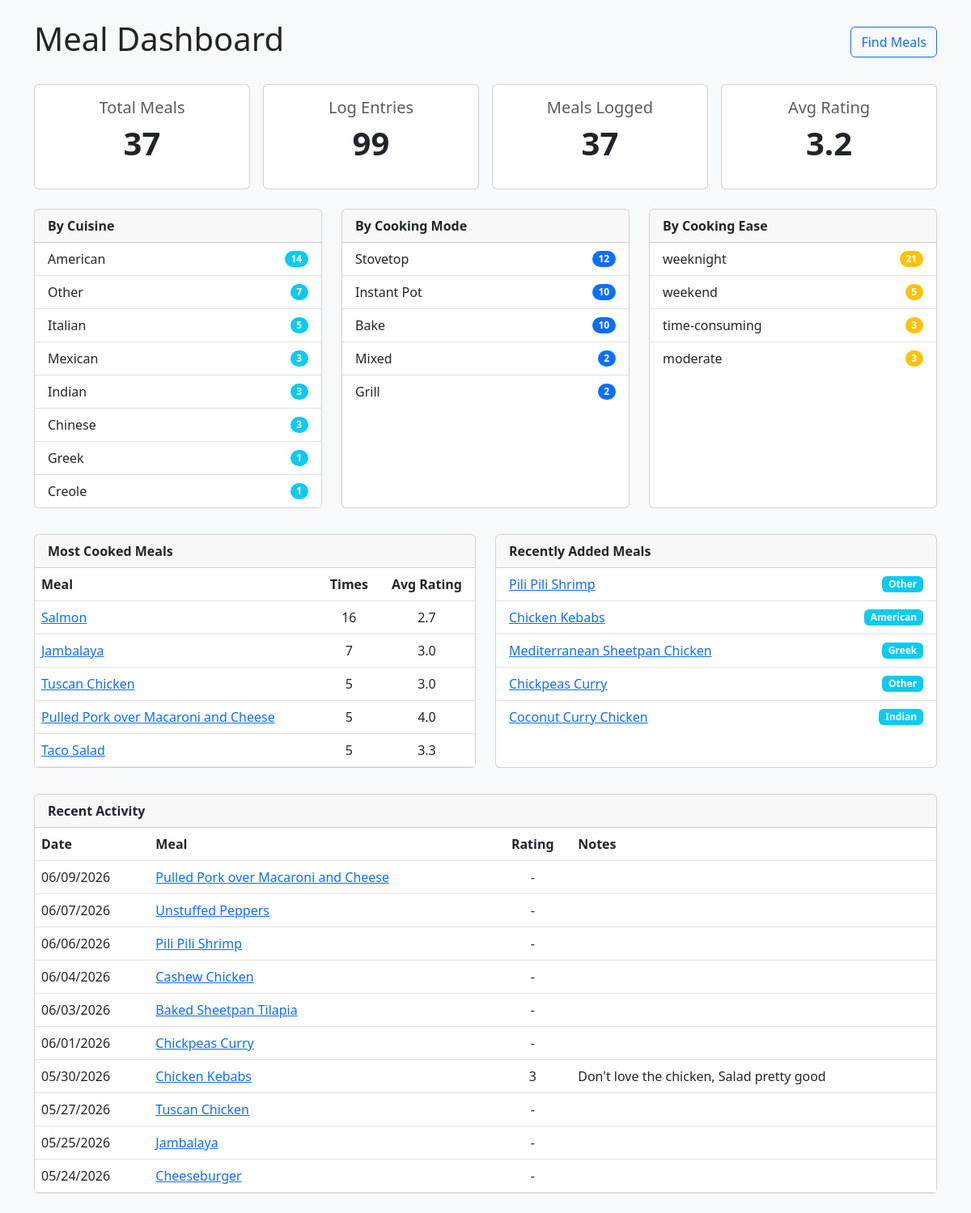
/dashboard, run on the app's committed database.
### models.py (models this page shows)
class Meal(Base):
    __tablename__ = 'Meals'
    meal_id = Column(Integer, primary_key=True)
    name = Column(String(100))
    description = Column(Text)
    cuisine_type = Column(String(50))
    cooking_mode = Column(String(50))  # e.g., stove, oven
    cooking_ease = Column(String(50))
    cooking_time = Column(Integer)      # in minutes
    image_path = Column(String)
    source_url = Column(String)
    ingredients = relationship("Ingredient", secondary=meal_ingredients_association_table, back_populates="meals")
    directions = relationship("Direction", back_populates="meal", cascade="all, delete-orphan")
    ratings = relationship("Rating", backref="meal")
    images = relationship("Image", backref="meal")
    log_entries = relationship("LogEntry", backref="meal")

class LogEntry(Base):
    __tablename__ = 'LogEntries'
    log_entry_id = Column(Integer, primary_key=True)
    meal_id = Column(Integer, ForeignKey('Meals.meal_id'))
    date = Column(Text)
    rating = Column(Integer, nullable=True)
    notes = Column(Text)

### main.py (the view)
@app.get('/dashboard', response_class=HTMLResponse)
async def dashboard(request: Request, db: Session = Depends(get_db)):
    total_meals = db.query(Meal).count()
    total_log_entries = db.query(LogEntry).count()
    agg_stats = db.execute(text("""
        SELECT
            count(DISTINCT meal_id) meals_logged,
            avg(CASE WHEN rating > 0 THEN rating END) avg_rating,
            min(date) first_log_date,
            max(date) latest_log_date
        FROM LogEntries
        WHERE meal_id IS NOT NULL
    """)).first()
    cuisine_breakdown = db.execute(text("""
        SELECT cuisine_type, count(*) count
        FROM Meals
        WHERE cuisine_type IS NOT NULL AND cuisine_type != ''
        GROUP BY cuisine_type
        ORDER BY count DESC
    """)).all()
    mode_breakdown = db.execute(text("""
        SELECT cooking_mode, count(*) count
        FROM Meals
        WHERE cooking_mode IS NOT NULL AND cooking_mode != ''
        GROUP BY cooking_mode
        ORDER BY count DESC
    """)).all()
    ease_breakdown = db.execute(text("""
        SELECT cooking_ease, count(*) count
        FROM Meals
        WHERE cooking_ease IS NOT NULL AND cooking_ease != ''
        GROUP BY cooking_ease
        ORDER BY count DESC
    """)).all()
    most_cooked = db.execute(text("""
        SELECT m.meal_id, m.name, count(l.log_entry_id) times_cooked, avg(CASE WHEN l.rating > 0 THEN l.rating END) avg_rating
        FROM LogEntries l
        JOIN Meals m ON m.meal_id = l.meal_id
        GROUP BY m.meal_id
        ORDER BY times_cooked DESC
        LIMIT 5
    """)).all()
    recent_logs = db.execute(text("""
        SELECT l.date, l.rating, l.notes, m.meal_id, m.name
        FROM LogEntries l
        JOIN Meals m ON m.meal_id = l.meal_id
        ORDER BY l.date DESC
        LIMIT 10
    """)).all()
    recent_meals = (
        db.query(Meal)
        .order_by(Meal.meal_id.desc())
        .limit(5)
        .all()
    )
    dashboard_data = {
        "total_meals": total_meals,
        "total_log_entries": total_log_entries,
        "meals_logged": (agg_stats.meals_logged or 0) if agg_stats else 0,
        "avg_rating": round(agg_stats.avg_rating, 1) if agg_stats and agg_stats.avg_rating else 0,
        "first_log_date": (agg_stats.first_log_date or "N/A") if agg_stats else "N/A",
        "latest_log_date": (agg_stats.latest_log_date or "N/A") if agg_stats else "N/A",
        "cuisine_breakdown": [{"label": r.cuisine_type, "count": r.count} for r in cuisine_breakdown],
        "mode_breakdown": [{"label": r.cooking_mode, "count": r.count} for r in mode_breakdown],
        "ease_breakdown": [{"label": r.cooking_ease, "count": r.count} for r in ease_breakdown],
        "most_cooked": [
            {"meal_id": r.meal_id, "name": r.name, "times_cooked": r.times_cooked,
             "avg_rating": round(r.avg_rating, 1) if r.avg_rating else "N/A"}
            for r in most_cooked
        ],
        "recent_logs": [
            {"date": r.date, "rating": r.rating, "notes": r.notes,
             "meal_id": r.meal_id, "name": r.name}
            for r in recent_logs
        ],
        "recent_meals": [
            {"meal_id": m.meal_id, "name": m.name, "cuisine_type": m.cuisine_type or ""}
            for m in recent_meals
        ],
    }
    return templates.TemplateResponse('dashboard.html', {'request': request, 'data': dashboard_data})

### templates/dashboard.html (shortened to what this page needs)
<!DOCTYPE html>
<html lang="en">
<head>
    <link href="https://cdn.jsdelivr.net/npm/bootstrap@5.3.0/dist/css/bootstrap.min.css" rel="stylesheet">
</head>
<body class="bg-light">
    <div class="container mt-4">
        <div class="d-flex justify-content-between align-items-center mb-4">
            <h1>Meal Dashboard</h1>
            <a href="/find" class="btn btn-outline-primary">Find Meals</a>
        </div>
        <div class="row g-3 mb-4">
            <div class="col-6 col-md-3">
                <div class="card text-center">
                    <div class="card-body">
                        <h5 class="card-title text-muted">Total Meals</h5>
                        <p class="display-6 fw-bold">{{ data.total_meals }}</p>
                    </div>
                </div>
            </div>
            <div class="col-6 col-md-3">
                <div class="card text-center">
                    <div class="card-body">
                        <h5 class="card-title text-muted">Log Entries</h5>
                        <p class="display-6 fw-bold">{{ data.total_log_entries }}</p>
                    </div>
                </div>
            </div>
            <div class="col-6 col-md-3">
                <div class="card text-center">
                    <div class="card-body">
                        <h5 class="card-title text-muted">Meals Logged</h5>
                        <p class="display-6 fw-bold">{{ data.meals_logged }}</p>
                    </div>
                </div>
            </div>
            <div class="col-6 col-md-3">
                <div class="card text-center">
                    <div class="card-body">
                        <h5 class="card-title text-muted">Avg Rating</h5>
                        <p class="display-6 fw-bold">{{ data.avg_rating }}</p>
                    </div>
                </div>
            </div>
        </div>
        <div class="row g-4">
            <div class="col-md-6 col-lg-4">
                <div class="card h-100">
                    <div class="card-header fw-bold">By Cuisine</div>
                    <ul class="list-group list-group-flush">
                        {% for item in data.cuisine_breakdown %}
                        <li class="list-group-item d-flex justify-content-between align-items-center">
                            {{ item.label }}
                            <span class="badge bg-info rounded-pill">{{ item.count }}</span>
                        </li>
                        {% endfor %}
                    </ul>
                </div>
            </div>
            <div class="col-md-6 col-lg-4">
                <div class="card h-100">
                    <div class="card-header fw-bold">By Cooking Mode</div>
                    <ul class="list-group list-group-flush">
                        {% for item in data.mode_breakdown %}
                        <li class="list-group-item d-flex justify-content-between align-items-center">
                            {{ item.label }}
                            <span class="badge bg-primary rounded-pill">{{ item.count }}</span>
                        </li>
                        {% endfor %}
                    </ul>
                </div>
            </div>
            <div class="col-md-6 col-lg-4">
                <div class="card h-100">
                    <div class="card-header fw-bold">By Cooking Ease</div>
                    <ul class="list-group list-group-flush">
                        {% for item in data.ease_breakdown %}
                        <li class="list-group-item d-flex justify-content-between align-items-center">
                            {{ item.label }}
                            <span class="badge bg-warning rounded-pill">{{ item.count }}</span>
                        </li>
                        {% endfor %}
                    </ul>
                </div>
            </div>
        </div>
        <div class="row g-4 mt-2">
            <div class="col-md-6">
                <div class="card h-100">
                    <div class="card-header fw-bold">Most Cooked Meals</div>
                    <div class="table-responsive">
                        <table class="table table-hover mb-0">
                            <thead>
                                <tr>
                                    <th>Meal</th>
                                    <th class="text-center">Times</th>
                                    <th class="text-center">Avg Rating</th>
                                </tr>
                            </thead>
                            <tbody>
                                {% for meal in data.most_cooked %}
                                <tr>
                                    <td><a href="/meal/{{ meal.meal_id }}">{{ meal.name }}</a></td>
                                    <td class="text-center">{{ meal.times_cooked }}</td>
                                    <td class="text-center">{{ meal.avg_rating }}</td>
                                </tr>
                                {% endfor %}
                            </tbody>
                        </table>
                    </div>
                </div>
            </div>
            <div class="col-md-6">
                <div class="card h-100">
                    <div class="card-header fw-bold">Recently Added Meals</div>
                    <ul class="list-group list-group-flush">
                        {% for meal in data.recent_meals %}
                        <li class="list-group-item d-flex justify-content-between align-items-center">
                            <a href="/meal/{{ meal.meal_id }}">{{ meal.name }}</a>
                            {% if meal.cuisine_type %}
                            <span class="badge bg-info">{{ meal.cuisine_type }}</span>
                            {% endif %}
                        </li>
                        {% endfor %}
                    </ul>
                </div>
            </div>
        </div>
        <div class="row g-4 mt-2 mb-4">
            <div class="col-12">
                <div class="card">
                    <div class="card-header fw-bold">Recent Activity</div>
                    <div class="table-responsive">
                        <table class="table table-hover mb-0">
                            <thead>
                                <tr>
                                    <th>Date</th>
                                    <th>Meal</th>
                                    <th class="text-center">Rating</th>
                                    <th>Notes</th>
                                </tr>
                            </thead>
                            <tbody>
                                {% for log in data.recent_logs %}
                                <tr>
                                    <td>{{ log.date | fmt_date }}</td>
                                    <td><a href="/meal/{{ log.meal_id }}">{{ log.name }}</a></td>
                                    <td class="text-center">{{ log.rating if log.rating and log.rating >= 0 else "-" }}</td>
                                    <td>{{ log.notes or "" }}</td>
                                </tr>
                                {% endfor %}
                            </tbody>
                        </table>
                    </div>
                </div>
            </div>
        </div>
    </div>
</body>
</html>

### data on the page
Meal: name "Salmon", times_cooked "16", avg_rating "2.7"
Meal: name "Jambalaya", times_cooked "7", avg_rating "3.0"
Meal: name "Tuscan Chicken", times_cooked "5", avg_rating "3.0"
Meal: name "Pulled Pork over Macaroni and Cheese", times_cooked "5", avg_rating "4.0"
Meal: name "Taco Salad", times_cooked "5", avg_rating "3.3"
Meal: name "Pili Pili Shrimp", cuisine_type "Other"
Meal: name "Chicken Kebabs", cuisine_type "American"
Meal: name "Mediterranean Sheetpan Chicken", cuisine_type "Greek"
Meal: name "Chickpeas Curry", cuisine_type "Other"
Meal: name "Coconut Curry Chicken", cuisine_type "Indian"
LogEntry: date|fmt_date "06/09/2026", name "Pulled Pork over Macaroni and Cheese", rating "-"
LogEntry: date|fmt_date "06/07/2026", name "Unstuffed Peppers", rating "-"
LogEntry: date|fmt_date "06/06/2026", name "Pili Pili Shrimp", rating "-"
LogEntry: date|fmt_date "06/04/2026", name "Cashew Chicken", rating "-"
LogEntry: date|fmt_date "06/03/2026", name "Baked Sheetpan Tilapia", rating "-"
LogEntry: date|fmt_date "06/01/2026", name "Chickpeas Curry", rating "-"
LogEntry: date|fmt_date "05/30/2026", name "Chicken Kebabs", rating "3", notes "Don't love the chicken, Salad pretty good"
LogEntry: date|fmt_date "05/27/2026", name "Tuscan Chicken", rating "-"
LogEntry: date|fmt_date "05/25/2026", name "Jambalaya", rating "-"
LogEntry: date|fmt_date "05/24/2026", name "Cheeseburger", rating "-"

### other printed values
{{ data.total_meals }} "37"
{{ data.total_log_entries }} "99"
{{ data.meals_logged }} "37"
{{ data.avg_rating }} "3.2"
{{ item.label }} "American" "Other" "Italian" "Mexican" "Indian" "Chinese" "Greek" "Creole"
{{ item.count }} "14" "7" "5" "3" "3" "3" "1" "1"
{{ item.label }} "Stovetop" "Instant Pot" "Bake" "Mixed" "Grill"
{{ item.count }} "12" "10" "10" "2" "2"
{{ item.label }} "weeknight" "weekend" "time-consuming" "moderate"
{{ item.count }} "21" "5" "3" "3"
